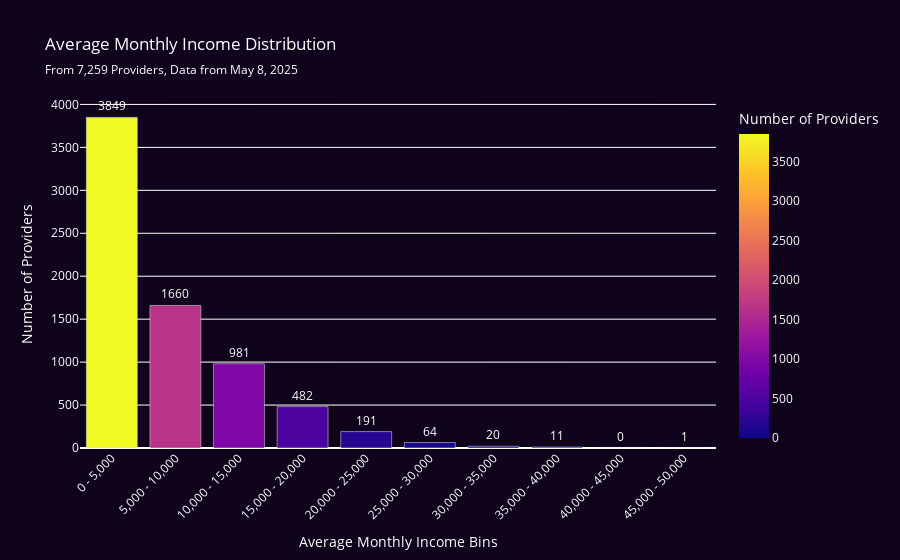

Notebook cell for this chart:
### Code cell
# Define clear, round bins for income
bins = [0, 5000, 10000, 15000, 20000, 25000, 30000, 35000, 40000, 45000, 50000]
labels = [f'{bins[i]:,} - {bins[i+1]:,}' for i in range(len(bins)-1)]

# Use pd.cut to create custom bins
df['income_bin'] = pd.cut(df['avg_income_per_month'], bins=bins, labels=labels, right=False, include_lowest=True)

# Get the counts for the new bins
income_counts = df['income_bin'].value_counts().reset_index()
income_counts.columns = ['income_range', 'count']

# Sort the ranges for plotting
income_counts = income_counts.sort_values('income_range').reset_index(drop=True)

# Plotly income_counts for use in Executive presentation
fig = px.bar(
    income_counts,
    x='income_range',
    y='count',
    text='count',
    title='Average Monthly Income Distribution',
    subtitle='From 7,259 Providers, Data from May 8, 2025',
    labels={'income_range': 'Average Monthly Income Range (THB)', 'count': 'Number of Providers'},
    color='count',
    color_continuous_scale=px.colors.sequential.Plasma
)

fig.update_traces(textposition='outside')
fig.update_layout(
    xaxis_title='Average Monthly Income Bins',
    yaxis_title='Number of Providers',
    xaxis_tickangle=-45
)

# Apply the dark
fig = apply_dark_theme(fig)
fig.show()

### Figure 1 — Plotly figure (JSON) as saved in the notebook; plotly's stock layout.template omitted (floating-point values rounded to 4 significant figures)
{"data": [{"hovertemplate": "Average Monthly Income Range (THB)=%{x}<br>Number of Providers=%{marker.color}<extra></extra>", "legendgroup": "", "marker": {"color": [3849, 1660, 981, 482, 191, 64, 20, 11, 0, 1], "coloraxis": "coloraxis", "pattern": {"shape": ""}}, "name": "", "orientation": "v", "showlegend": false, "text": [3849.0, 1660.0, 981.0, 482.0, 191.0, 64.0, 20.0, 11.0, 0.0, 1.0], "textposition": "outside", "type": "bar", "x": ["0 - 5,000", "5,000 - 10,000", "10,000 - 15,000", "15,000 - 20,000", "20,000 - 25,000", "25,000 - 30,000", "30,000 - 35,000", "35,000 - 40,000", "40,000 - 45,000", "45,000 - 50,000"], "xaxis": "x", "y": [3849, 1660, 981, 482, 191, 64, 20, 11, 0, 1], "yaxis": "y"}], "layout": {"barmode": "relative", "coloraxis": {"colorbar": {"title": {"text": "Number of Providers"}}, "colorscale": [[0, "#0d0887"], [0.1111, "#46039f"], [0.2222, "#7201a8"], [0.3333, "#9c179e"], [0.4444, "#bd3786"], [0.5556, "#d8576b"], [0.6667, "#ed7953"], [0.7778, "#fb9f3a"], [0.8889, "#fdca26"], [1, "#f0f921"]]}, "font": {"color": "white"}, "legend": {"tracegroupgap": 0}, "paper_bgcolor": "#10041c", "plot_bgcolor": "#10041c", "title": {"subtitle": {"text": "From 7,259 Providers, Data from May 8, 2025"}, "text": "Average Monthly Income Distribution"}, "xaxis": {"anchor": "y", "domain": [0, 1], "tickangle": -45, "title": {"text": "Average Monthly Income Bins"}}, "yaxis": {"anchor": "x", "domain": [0, 1], "title": {"text": "Number of Providers"}}}}
